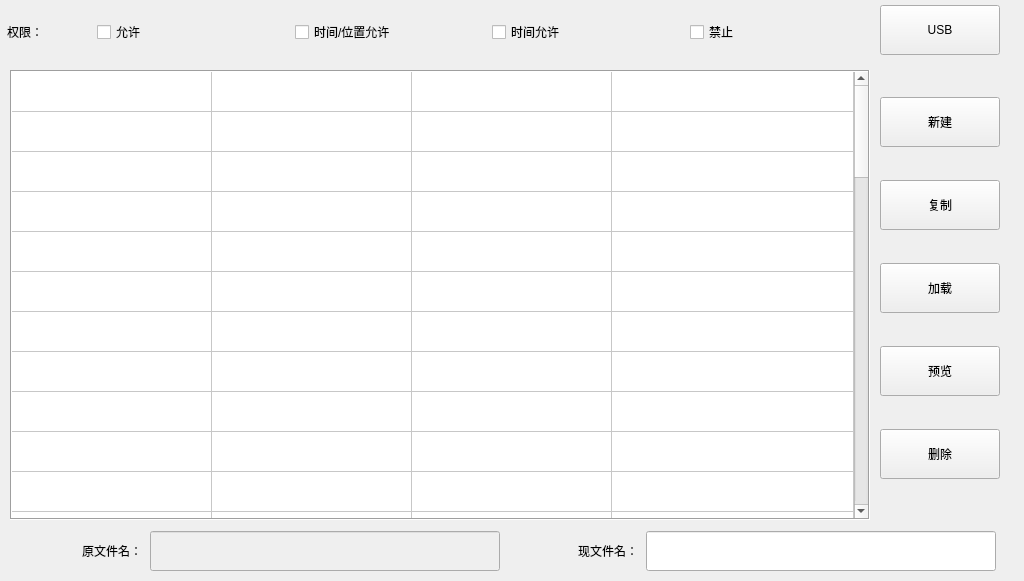
<?xml version="1.0" encoding="UTF-8"?>
<ui version="4.0">
 <class>TeachManage</class>
 <widget class="QWidget" name="TeachManage">
  <property name="geometry">
   <rect>
    <x>0</x>
    <y>0</y>
    <width>1024</width>
    <height>581</height>
   </rect>
  </property>
  <property name="minimumSize">
   <size>
    <width>1024</width>
    <height>581</height>
   </size>
  </property>
  <property name="maximumSize">
   <size>
    <width>1024</width>
    <height>581</height>
   </size>
  </property>
  <property name="windowTitle">
   <string>Form</string>
  </property>
  <property name="styleSheet">
   <string notr="true"/>
  </property>
  <widget class="QPushButton" name="btn_USB">
   <property name="geometry">
    <rect>
     <x>880</x>
     <y>5</y>
     <width>120</width>
     <height>50</height>
    </rect>
   </property>
   <property name="minimumSize">
    <size>
     <width>120</width>
     <height>50</height>
    </size>
   </property>
   <property name="maximumSize">
    <size>
     <width>120</width>
     <height>50</height>
    </size>
   </property>
   <property name="text">
    <string>USB</string>
   </property>
   <property name="checkable">
    <bool>true</bool>
   </property>
  </widget>
  <widget class="QStackedWidget" name="stackedWidget_TeachManage">
   <property name="geometry">
    <rect>
     <x>870</x>
     <y>60</y>
     <width>141</width>
     <height>461</height>
    </rect>
   </property>
   <property name="currentIndex">
    <number>0</number>
   </property>
   <widget class="QWidget" name="page">
    <widget class="QWidget" name="layoutWidget">
     <property name="geometry">
      <rect>
       <x>10</x>
       <y>10</y>
       <width>124</width>
       <height>441</height>
      </rect>
     </property>
     <layout class="QVBoxLayout" name="verticalLayout">
      <item>
       <widget class="QPushButton" name="btn_New">
        <property name="minimumSize">
         <size>
          <width>120</width>
          <height>50</height>
         </size>
        </property>
        <property name="maximumSize">
         <size>
          <width>120</width>
          <height>50</height>
         </size>
        </property>
        <property name="text">
         <string>新建</string>
        </property>
       </widget>
      </item>
      <item>
       <widget class="QPushButton" name="btn_Copy">
        <property name="minimumSize">
         <size>
          <width>120</width>
          <height>50</height>
         </size>
        </property>
        <property name="maximumSize">
         <size>
          <width>120</width>
          <height>50</height>
         </size>
        </property>
        <property name="text">
         <string>复制</string>
        </property>
       </widget>
      </item>
      <item>
       <widget class="QPushButton" name="btn_Load">
        <property name="minimumSize">
         <size>
          <width>120</width>
          <height>50</height>
         </size>
        </property>
        <property name="maximumSize">
         <size>
          <width>120</width>
          <height>50</height>
         </size>
        </property>
        <property name="text">
         <string>加载</string>
        </property>
       </widget>
      </item>
      <item>
       <widget class="QPushButton" name="btn_Preview">
        <property name="minimumSize">
         <size>
          <width>120</width>
          <height>50</height>
         </size>
        </property>
        <property name="maximumSize">
         <size>
          <width>120</width>
          <height>50</height>
         </size>
        </property>
        <property name="text">
         <string>预览</string>
        </property>
       </widget>
      </item>
      <item>
       <widget class="QPushButton" name="btn_Del">
        <property name="minimumSize">
         <size>
          <width>120</width>
          <height>50</height>
         </size>
        </property>
        <property name="maximumSize">
         <size>
          <width>120</width>
          <height>50</height>
         </size>
        </property>
        <property name="text">
         <string>删除</string>
        </property>
       </widget>
      </item>
     </layout>
    </widget>
   </widget>
   <widget class="QWidget" name="page_2">
    <widget class="QWidget" name="layoutWidget">
     <property name="geometry">
      <rect>
       <x>10</x>
       <y>10</y>
       <width>122</width>
       <height>441</height>
      </rect>
     </property>
     <layout class="QVBoxLayout" name="verticalLayout_2">
      <item>
       <widget class="QPushButton" name="btn_SelectAll">
        <property name="minimumSize">
         <size>
          <width>120</width>
          <height>50</height>
         </size>
        </property>
        <property name="maximumSize">
         <size>
          <width>120</width>
          <height>50</height>
         </size>
        </property>
        <property name="text">
         <string>全选</string>
        </property>
       </widget>
      </item>
      <item>
       <widget class="QPushButton" name="btn_SelectNotAll">
        <property name="minimumSize">
         <size>
          <width>120</width>
          <height>50</height>
         </size>
        </property>
        <property name="maximumSize">
         <size>
          <width>120</width>
          <height>50</height>
         </size>
        </property>
        <property name="text">
         <string>全不选</string>
        </property>
       </widget>
      </item>
      <item>
       <widget class="QPushButton" name="btn_Export">
        <property name="minimumSize">
         <size>
          <width>120</width>
          <height>50</height>
         </size>
        </property>
        <property name="maximumSize">
         <size>
          <width>120</width>
          <height>50</height>
         </size>
        </property>
        <property name="text">
         <string>导出</string>
        </property>
       </widget>
      </item>
      <item>
       <widget class="QPushButton" name="btn_Import">
        <property name="minimumSize">
         <size>
          <width>120</width>
          <height>50</height>
         </size>
        </property>
        <property name="maximumSize">
         <size>
          <width>120</width>
          <height>50</height>
         </size>
        </property>
        <property name="text">
         <string>导入</string>
        </property>
       </widget>
      </item>
     </layout>
    </widget>
   </widget>
  </widget>
  <widget class="QTableWidget" name="tableTeachManage">
   <property name="geometry">
    <rect>
     <x>10</x>
     <y>70</y>
     <width>860</width>
     <height>450</height>
    </rect>
   </property>
   <property name="sizePolicy">
    <sizepolicy hsizetype="Preferred" vsizetype="Preferred">
     <horstretch>0</horstretch>
     <verstretch>0</verstretch>
    </sizepolicy>
   </property>
   <property name="styleSheet">
    <string notr="true">QCheckBox::indicator{
width: 35px;
height: 35px;
}</string>
   </property>
   <property name="frameShape">
    <enum>QFrame::Box</enum>
   </property>
   <property name="frameShadow">
    <enum>QFrame::Sunken</enum>
   </property>
   <property name="lineWidth">
    <number>1</number>
   </property>
   <property name="midLineWidth">
    <number>0</number>
   </property>
   <property name="verticalScrollBarPolicy">
    <enum>Qt::ScrollBarAlwaysOn</enum>
   </property>
   <property name="horizontalScrollBarPolicy">
    <enum>Qt::ScrollBarAlwaysOff</enum>
   </property>
   <property name="sizeAdjustPolicy">
    <enum>QAbstractScrollArea::AdjustToContents</enum>
   </property>
   <property name="autoScrollMargin">
    <number>16</number>
   </property>
   <property name="selectionBehavior">
    <enum>QAbstractItemView::SelectRows</enum>
   </property>
   <property name="showGrid">
    <bool>true</bool>
   </property>
   <property name="gridStyle">
    <enum>Qt::SolidLine</enum>
   </property>
   <property name="sortingEnabled">
    <bool>false</bool>
   </property>
   <property name="cornerButtonEnabled">
    <bool>false</bool>
   </property>
   <property name="rowCount">
    <number>50</number>
   </property>
   <property name="columnCount">
    <number>4</number>
   </property>
   <attribute name="horizontalHeaderVisible">
    <bool>false</bool>
   </attribute>
   <attribute name="horizontalHeaderCascadingSectionResizes">
    <bool>true</bool>
   </attribute>
   <attribute name="horizontalHeaderDefaultSectionSize">
    <number>200</number>
   </attribute>
   <attribute name="horizontalHeaderHighlightSections">
    <bool>false</bool>
   </attribute>
   <attribute name="horizontalHeaderMinimumSectionSize">
    <number>40</number>
   </attribute>
   <attribute name="horizontalHeaderShowSortIndicator" stdset="0">
    <bool>false</bool>
   </attribute>
   <attribute name="horizontalHeaderStretchLastSection">
    <bool>true</bool>
   </attribute>
   <attribute name="verticalHeaderVisible">
    <bool>false</bool>
   </attribute>
   <attribute name="verticalHeaderCascadingSectionResizes">
    <bool>false</bool>
   </attribute>
   <attribute name="verticalHeaderDefaultSectionSize">
    <number>40</number>
   </attribute>
   <attribute name="verticalHeaderHighlightSections">
    <bool>true</bool>
   </attribute>
   <attribute name="verticalHeaderMinimumSectionSize">
    <number>40</number>
   </attribute>
   <attribute name="verticalHeaderShowSortIndicator" stdset="0">
    <bool>false</bool>
   </attribute>
   <attribute name="verticalHeaderStretchLastSection">
    <bool>false</bool>
   </attribute>
   <row/>
   <row/>
   <row/>
   <row/>
   <row/>
   <row/>
   <row/>
   <row/>
   <row/>
   <row/>
   <row/>
   <row/>
   <row/>
   <row/>
   <row/>
   <row/>
   <row/>
   <row/>
   <row/>
   <row/>
   <row/>
   <row/>
   <row/>
   <row/>
   <row/>
   <row/>
   <row/>
   <row/>
   <row/>
   <row/>
   <row/>
   <row/>
   <row/>
   <row/>
   <row/>
   <row/>
   <row/>
   <row/>
   <row/>
   <row/>
   <row/>
   <row/>
   <row/>
   <row/>
   <row/>
   <row/>
   <row/>
   <row/>
   <row/>
   <row/>
   <column/>
   <column/>
   <column/>
   <column/>
  </widget>
  <widget class="QWidget" name="layoutWidget">
   <property name="geometry">
    <rect>
     <x>10</x>
     <y>530</y>
     <width>991</width>
     <height>42</height>
    </rect>
   </property>
   <layout class="QHBoxLayout" name="horizontalLayout_2">
    <item>
     <widget class="QLabel" name="lab_OriginalFileName">
      <property name="minimumSize">
       <size>
        <width>130</width>
        <height>31</height>
       </size>
      </property>
      <property name="maximumSize">
       <size>
        <width>130</width>
        <height>31</height>
       </size>
      </property>
      <property name="layoutDirection">
       <enum>Qt::RightToLeft</enum>
      </property>
      <property name="text">
       <string>原文件名：</string>
      </property>
      <property name="alignment">
       <set>Qt::AlignRight|Qt::AlignTrailing|Qt::AlignVCenter</set>
      </property>
     </widget>
    </item>
    <item>
     <widget class="QLineEdit" name="lineEdit_OriginalFileName">
      <property name="enabled">
       <bool>false</bool>
      </property>
      <property name="sizePolicy">
       <sizepolicy hsizetype="Preferred" vsizetype="Fixed">
        <horstretch>0</horstretch>
        <verstretch>0</verstretch>
       </sizepolicy>
      </property>
      <property name="minimumSize">
       <size>
        <width>350</width>
        <height>40</height>
       </size>
      </property>
      <property name="maximumSize">
       <size>
        <width>350</width>
        <height>40</height>
       </size>
      </property>
      <property name="focusPolicy">
       <enum>Qt::ClickFocus</enum>
      </property>
      <property name="inputMask">
       <string/>
      </property>
      <property name="text">
       <string/>
      </property>
      <property name="echoMode">
       <enum>QLineEdit::Normal</enum>
      </property>
      <property name="readOnly">
       <bool>true</bool>
      </property>
     </widget>
    </item>
    <item>
     <widget class="QLabel" name="lab_NowFileName">
      <property name="minimumSize">
       <size>
        <width>130</width>
        <height>31</height>
       </size>
      </property>
      <property name="maximumSize">
       <size>
        <width>130</width>
        <height>31</height>
       </size>
      </property>
      <property name="layoutDirection">
       <enum>Qt::RightToLeft</enum>
      </property>
      <property name="text">
       <string>现文件名：</string>
      </property>
      <property name="alignment">
       <set>Qt::AlignRight|Qt::AlignTrailing|Qt::AlignVCenter</set>
      </property>
     </widget>
    </item>
    <item>
     <widget class="QLineEdit" name="lineEdit_NowFileName">
      <property name="sizePolicy">
       <sizepolicy hsizetype="Preferred" vsizetype="Fixed">
        <horstretch>0</horstretch>
        <verstretch>0</verstretch>
       </sizepolicy>
      </property>
      <property name="minimumSize">
       <size>
        <width>350</width>
        <height>40</height>
       </size>
      </property>
      <property name="maximumSize">
       <size>
        <width>350</width>
        <height>40</height>
       </size>
      </property>
      <property name="text">
       <string/>
      </property>
     </widget>
    </item>
   </layout>
  </widget>
  <widget class="QWidget" name="layoutWidget">
   <property name="geometry">
    <rect>
     <x>7</x>
     <y>11</y>
     <width>850</width>
     <height>42</height>
    </rect>
   </property>
   <layout class="QHBoxLayout" name="horizontalLayout">
    <property name="spacing">
     <number>30</number>
    </property>
    <item>
     <widget class="QLabel" name="lab_LimitAuthority">
      <property name="minimumSize">
       <size>
        <width>60</width>
        <height>40</height>
       </size>
      </property>
      <property name="maximumSize">
       <size>
        <width>60</width>
        <height>40</height>
       </size>
      </property>
      <property name="text">
       <string>权限：</string>
      </property>
     </widget>
    </item>
    <item>
     <widget class="QCheckBox" name="chboxAllow">
      <property name="minimumSize">
       <size>
        <width>0</width>
        <height>40</height>
       </size>
      </property>
      <property name="maximumSize">
       <size>
        <width>16777215</width>
        <height>40</height>
       </size>
      </property>
      <property name="layoutDirection">
       <enum>Qt::LeftToRight</enum>
      </property>
      <property name="text">
       <string>允许</string>
      </property>
      <property name="icon">
       <iconset resource="images.qrc">
        <normaloff>:/images/teachManageImages/unlock.png</normaloff>:/images/teachManageImages/unlock.png</iconset>
      </property>
      <property name="iconSize">
       <size>
        <width>32</width>
        <height>32</height>
       </size>
      </property>
      <property name="autoExclusive">
       <bool>true</bool>
      </property>
     </widget>
    </item>
    <item>
     <widget class="QCheckBox" name="chboxTimeAndPositionAllow">
      <property name="minimumSize">
       <size>
        <width>0</width>
        <height>40</height>
       </size>
      </property>
      <property name="maximumSize">
       <size>
        <width>16777215</width>
        <height>40</height>
       </size>
      </property>
      <property name="layoutDirection">
       <enum>Qt::LeftToRight</enum>
      </property>
      <property name="text">
       <string>时间/位置允许</string>
      </property>
      <property name="icon">
       <iconset resource="images.qrc">
        <normaloff>:/images/teachManageImages/lock-blue.png</normaloff>:/images/teachManageImages/lock-blue.png</iconset>
      </property>
      <property name="iconSize">
       <size>
        <width>32</width>
        <height>32</height>
       </size>
      </property>
      <property name="autoExclusive">
       <bool>true</bool>
      </property>
     </widget>
    </item>
    <item>
     <widget class="QCheckBox" name="chboxTimeAllow">
      <property name="minimumSize">
       <size>
        <width>0</width>
        <height>40</height>
       </size>
      </property>
      <property name="maximumSize">
       <size>
        <width>16777215</width>
        <height>40</height>
       </size>
      </property>
      <property name="layoutDirection">
       <enum>Qt::LeftToRight</enum>
      </property>
      <property name="text">
       <string>时间允许</string>
      </property>
      <property name="icon">
       <iconset resource="images.qrc">
        <normaloff>:/images/teachManageImages/lock-yellow.png</normaloff>:/images/teachManageImages/lock-yellow.png</iconset>
      </property>
      <property name="iconSize">
       <size>
        <width>32</width>
        <height>32</height>
       </size>
      </property>
      <property name="autoExclusive">
       <bool>true</bool>
      </property>
     </widget>
    </item>
    <item>
     <widget class="QCheckBox" name="chboxForbide">
      <property name="minimumSize">
       <size>
        <width>0</width>
        <height>40</height>
       </size>
      </property>
      <property name="maximumSize">
       <size>
        <width>16777215</width>
        <height>40</height>
       </size>
      </property>
      <property name="layoutDirection">
       <enum>Qt::LeftToRight</enum>
      </property>
      <property name="text">
       <string>禁止</string>
      </property>
      <property name="icon">
       <iconset resource="images.qrc">
        <normaloff>:/images/teachManageImages/lock-red.png</normaloff>:/images/teachManageImages/lock-red.png</iconset>
      </property>
      <property name="iconSize">
       <size>
        <width>32</width>
        <height>32</height>
       </size>
      </property>
      <property name="autoExclusive">
       <bool>true</bool>
      </property>
     </widget>
    </item>
   </layout>
  </widget>
 </widget>
 <resources>
  <include location="images.qrc"/>
 </resources>
 <connections/>
</ui>
